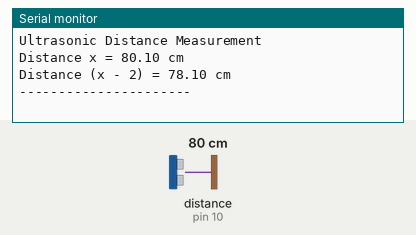
Simulated run of this sketch. Board: Arduino Uno, built with avr-gcc and run on an emulated ATmega328P. Parts: the last lines printed to the serial monitor. Wiring (inferred from the names in the program): ultrasonic range finder: trigger pin 9; echo pin 10. Inputs (shaded band) come from the test bench; at power-on: distance to the obstacle (sensor on pin 10) 80 cm. The echo pulse lasts 58.3 µs per cm.

Above: at 1.2 s.
1.3 s: distance to the obstacle (sensor on pin 10) set to 2 cm
At 2.9 s:
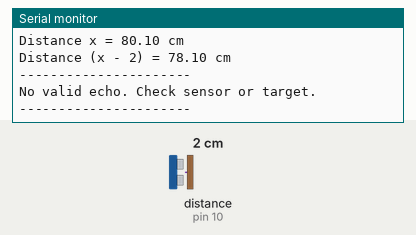
4.3 s: distance to the obstacle (sensor on pin 10) set to 4 cm
At 5.1 s:
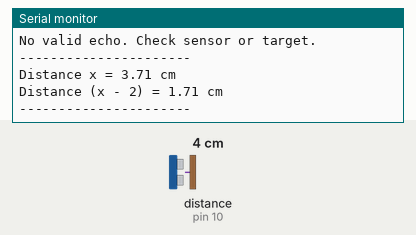

Measured:
- after the input at 1.3 s, the serial monitor: prints a new line after 1.3 s (image 1)
- after the input at 4.3 s, the serial monitor: prints a new line after 0.28 s (image 2)

The sketch:

distance_measure.ino
```cpp
const int trigPin = 9;
const int echoPin = 10;

void setup() {
  Serial.begin(9600);

  pinMode(trigPin, OUTPUT);
  pinMode(echoPin, INPUT);

  digitalWrite(trigPin, LOW);

  Serial.println("Ultrasonic Distance Measurement");
}

float measureDistance() {
  digitalWrite(trigPin, LOW);
  delayMicroseconds(2);

  digitalWrite(trigPin, HIGH);
  delayMicroseconds(10);

  digitalWrite(trigPin, LOW);

  unsigned long duration =
      pulseIn(echoPin, HIGH, 30000UL);

  if (duration == 0) {
    return -1.0;
  }

  return duration / 58.0;
}

void loop() {
  float sum = 0.0;
  int count = 0;

  for (int i = 0; i < 5; i++) {
    float d = measureDistance();

    if (d >= 2.0 && d <= 400.0) {
      sum += d;
      count++;
    }

    delay(100);
  }

  if (count > 0) {
    float x = sum / count;

    Serial.print("Distance x = ");
    Serial.print(x, 2);
    Serial.println(" cm");

    Serial.print("Distance (x - 2) = ");
    Serial.print(x - 2.0, 2);
    Serial.println(" cm");
  } else {
    Serial.println("No valid echo. Check sensor or target.");
  }

  Serial.println("----------------------");
  delay(500);
}
```
